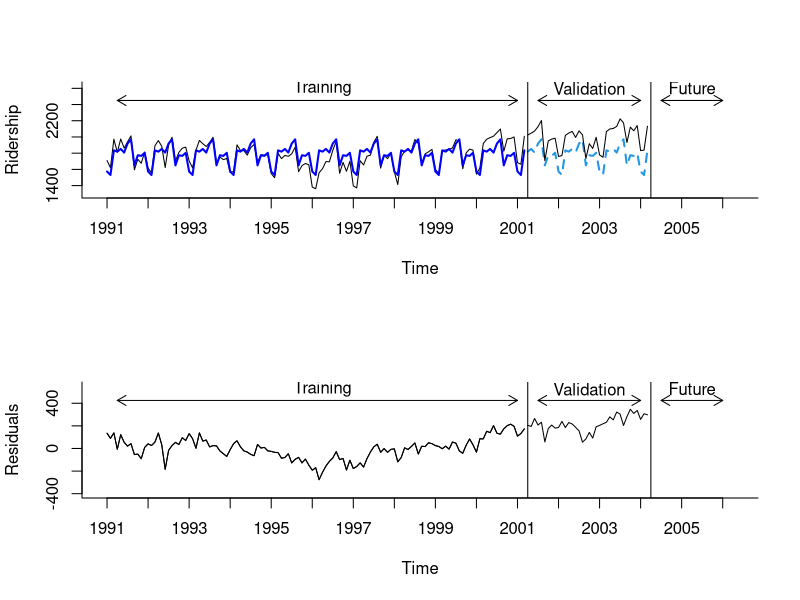
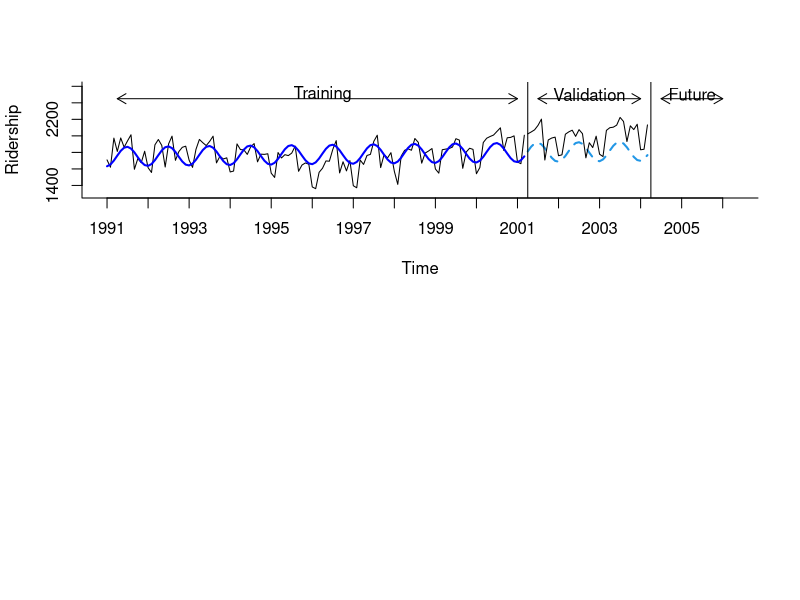

Source code (R) for these figures, in order:
library(forecast)
library(zoo)

Amtrak.data <- read.csv("Amtrak data.csv")
ridership.ts <- ts(Amtrak.data$Ridership, start = c(1991, 1), end = c(2004, 3), freq = 12)

nValid <- 36
nTrain <- length(ridership.ts) - nValid
train.ts <- window(ridership.ts, start = c(1991, 1), end = c(1991, nTrain))
valid.ts <- window(ridership.ts, start = c(1991, nTrain + 1), end = c(1991, nTrain + nValid))

# Table 6.3
train.lm.season <- tslm(train.ts ~ season)
summary(train.lm.season)
train.lm.season.pred <- forecast(train.lm.season, h = nValid, level = 0)

# Figure 6-6
par(mfrow = c(2,1))
plot(train.lm.season.pred, ylim = c(1300, 2625),  ylab = "Ridership", xlab = "Time", bty = "l", xaxt = "n", xlim = c(1991,2006.25), main = "", flty = 2)
axis(1, at = seq(1991, 2006, 1), labels = format(seq(1991, 2006, 1)))
lines(train.lm.season.pred$fitted, lwd = 2, col = "blue")
lines(valid.ts)
lines(c(2004.25 - 3, 2004.25 - 3), c(0, 3500)) 
lines(c(2004.25, 2004.25), c(0, 3500))
text(1996.25, 2600, "Training")
text(2002.75, 2600, "Validation")
text(2005.25, 2600, "Future")
arrows(2004 - 3, 2450, 1991.25, 2450, code = 3, length = 0.1, lwd = 1,angle = 30)
arrows(2004.5 - 3, 2450, 2004, 2450, code = 3, length = 0.1, lwd = 1,angle = 30)
arrows(2004.5, 2450, 2006, 2450, code = 3, length = 0.1, lwd = 1, angle = 30)

plot(train.lm.season.pred$residuals, ylim = c(-400, 550),  ylab = "Residuals", xlab = "Time", bty = "l", xaxt = "n", xlim = c(1991,2006.25), main = "")
axis(1, at = seq(1991, 2006, 1), labels = format(seq(1991, 2006, 1)))
lines(train.ts - train.lm.season.pred$fitted)
lines(valid.ts - train.lm.season.pred$mean)
lines(c(2004.25 - 3, 2004.25 - 3), c(-500, 3500))
lines(c(2004.25, 2004.25), c(-500, 3500))
text(1996.25, 525, "Training")
text(2002.75, 525, "Validation")
text(2005.25, 525, "Future")
arrows(2004 - 3, 425, 1991.25, 425, code = 3, length = 0.1, lwd = 1,angle = 30)
arrows(2004.5 - 3, 425, 2004, 425, code = 3, length = 0.1, lwd = 1,angle = 30)
arrows(2004.5, 425, 2006, 425, code = 3, length = 0.1, lwd = 1, angle = 30)


# Table 6.5
train.lm.trig <- tslm(train.ts ~ trend + I(sin(2*pi*trend/12)) + I(cos(2*pi*trend/12)))
train.lm.trig.pred <- forecast(train.lm.trig, h = nValid, level = 0)

plot(train.lm.trig.pred, ylim = c(1300, 2600),  ylab = "Ridership", xlab = "Time", bty = "l", xaxt = "n", xlim = c(1991,2006.25), main = "", flty = 2)
axis(1, at = seq(1991, 2006, 1), labels = format(seq(1991, 2006, 1)))
lines(train.lm.trig.pred$fitted, lwd = 2, col = "blue")
lines(valid.ts)
lines(c(2004.25 - 3, 2004.25 - 3), c(0, 3500)) 
lines(c(2004.25, 2004.25), c(0, 3500))
text(1996.25, 2500, "Training")
text(2002.75, 2500, "Validation")
text(2005.25, 2500, "Future")
arrows(2004 - 3, 2450, 1991.25, 2450, code = 3, length = 0.1, lwd = 1,angle = 30)
arrows(2004.5 - 3, 2450, 2004, 2450, code = 3, length = 0.1, lwd = 1,angle = 30)
arrows(2004.5, 2450, 2006, 2450, code = 3, length = 0.1, lwd = 1, angle = 30)

summary(train.lm.trig)
